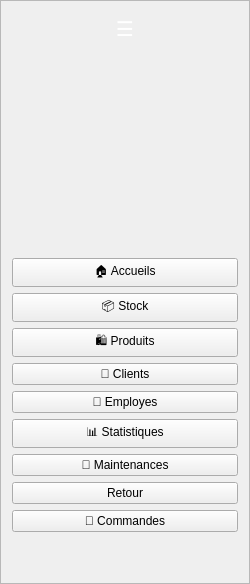
     <widget class="QFrame" name="sidebar">
      <property name="sizePolicy">
       <sizepolicy hsizetype="Fixed" vsizetype="Expanding">
        <horstretch>0</horstretch>
        <verstretch>0</verstretch>
       </sizepolicy>
      </property>
      <property name="minimumSize">
       <size>
        <width>250</width>
        <height>0</height>
       </size>
      </property>
      <property name="maximumSize">
       <size>
        <width>250</width>
        <height>16777215</height>
       </size>
      </property>
      <property name="frameShape">
       <enum>QFrame::Shape::StyledPanel</enum>
      </property>
      <property name="frameShadow">
       <enum>QFrame::Shadow::Raised</enum>
      </property>
      <layout class="QVBoxLayout" name="verticalLayout_4">
       <item>
        <widget class="QPushButton" name="btnToggleSidebar">
         <property name="text">
          <string>☰</string>
         </property>
         <property name="cursor">
          <cursorShape>PointingHandCursor</cursorShape>
         </property>
         <property name="styleSheet">
          <string notr="true">
           background: transparent;
           color: white;
           font-size: 20px;
           border: none;
           padding: 5px;
          </string>
         </property>
        </widget>
       </item>
       <item>
        <widget class="QLabel" name="label_logo">
         <property name="minimumSize">
          <size>
           <width>200</width>
           <height>200</height>
          </size>
         </property>
         <property name="maximumSize">
          <size>
           <width>200</width>
           <height>200</height>
          </size>
         </property>
         <property name="text">
          <string/>
         </property>
         <property name="pixmap">
          <pixmap resource="logo.qrc">:/WASTEGUARD (1).png</pixmap>
         </property>
         <property name="scaledContents">
          <bool>true</bool>
         </property>
         <property name="alignment">
          <set>Qt::AlignmentFlag::AlignCenter</set>
         </property>
        </widget>
       </item>
       <item>
        <widget class="QPushButton" name="btnAccueil">
         <property name="text">
          <string>🏠 Accueils</string>
         </property>
        </widget>
       </item>
       <item>
        <widget class="QPushButton" name="btnStock">
         <property name="text">
          <string>📦 Stock</string>
         </property>
        </widget>
       </item>
       <item>
        <widget class="QPushButton" name="btnProduits">
         <property name="text">
          <string>🛍️ Produits</string>
         </property>
        </widget>
       </item>
       <item>
        <widget class="QPushButton" name="btnClient">
         <property name="text">
          <string>👥 Clients</string>
         </property>
        </widget>
       </item>
       <item>
        <widget class="QPushButton" name="btnEmployes">
         <property name="text">
          <string>👷 Employes</string>
         </property>
        </widget>
       </item>
       <item>
        <widget class="QPushButton" name="btnStatistiques">
         <property name="visible">
          <bool>false</bool>
         </property>
         <property name="text">
          <string>📊 Statistiques</string>
         </property>
        </widget>
       </item>
       <item>
        <widget class="QPushButton" name="btnMaintenance">
         <property name="text">
          <string>🔧 Maintenances</string>
         </property>
        </widget>
       </item>
       <item>
        <widget class="QPushButton" name="btnRetour">
         <property name="visible">
          <bool>false</bool>
         </property>
         <property name="text">
          <string>Retour</string>
         </property>
        </widget>
       </item>
       <item>
        <widget class="QPushButton" name="btnCommandes">
         <property name="text">
          <string>📝 Commandes</string>
         </property>
        </widget>
       </item>
       <item>
        <spacer name="verticalSpacer">
         <property name="orientation">
          <enum>Qt::Orientation::Vertical</enum>
         </property>
         <property name="sizeType">
          <enum>QSizePolicy::Policy::Expanding</enum>
         </property>
         <property name="sizeHint" stdset="0">
          <size>
           <width>20</width>
           <height>40</height>
          </size>
         </property>
        </spacer>
       </item>
      </layout>
     </widget>
